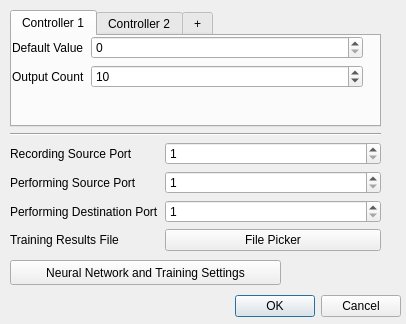
<?xml version="1.0" encoding="UTF-8"?>
<ui version="4.0">
 <class>Dialog</class>
 <widget class="QDialog" name="Dialog">
  <property name="geometry">
   <rect>
    <x>0</x>
    <y>0</y>
    <width>406</width>
    <height>324</height>
   </rect>
  </property>
  <property name="windowTitle">
   <string>Dialog</string>
  </property>
  <widget class="QDialogButtonBox" name="buttonBox">
   <property name="geometry">
    <rect>
     <x>60</x>
     <y>290</y>
     <width>341</width>
     <height>32</height>
    </rect>
   </property>
   <property name="orientation">
    <enum>Qt::Horizontal</enum>
   </property>
   <property name="standardButtons">
    <set>QDialogButtonBox::Cancel|QDialogButtonBox::Ok</set>
   </property>
  </widget>
  <widget class="QWidget" name="verticalLayoutWidget">
   <property name="geometry">
    <rect>
     <x>10</x>
     <y>10</y>
     <width>371</width>
     <height>241</height>
    </rect>
   </property>
   <layout class="QVBoxLayout" name="verticalLayout">
    <item>
     <layout class="QVBoxLayout" name="verticalLayout_5">
      <item>
       <widget class="QTabWidget" name="tabWidget">
        <property name="currentIndex">
         <number>0</number>
        </property>
        <widget class="QWidget" name="tab_5">
         <attribute name="title">
          <string>Controller 1</string>
         </attribute>
         <widget class="QWidget" name="formLayoutWidget_2">
          <property name="geometry">
           <rect>
            <x>0</x>
            <y>0</y>
            <width>351</width>
            <height>61</height>
           </rect>
          </property>
          <layout class="QFormLayout" name="formLayout_2">
           <item row="1" column="0">
            <widget class="QLabel" name="label_4">
             <property name="text">
              <string>Output Count</string>
             </property>
            </widget>
           </item>
           <item row="1" column="1">
            <widget class="QSpinBox" name="spinBox_2">
             <property name="value">
              <number>10</number>
             </property>
            </widget>
           </item>
           <item row="0" column="0">
            <widget class="QLabel" name="label_5">
             <property name="text">
              <string>Default Value</string>
             </property>
            </widget>
           </item>
           <item row="0" column="1">
            <widget class="QSpinBox" name="spinBox_5">
             <property name="maximum">
              <number>127</number>
             </property>
            </widget>
           </item>
          </layout>
         </widget>
        </widget>
        <widget class="QWidget" name="tab_6">
         <attribute name="title">
          <string>Controller 2</string>
         </attribute>
        </widget>
        <widget class="QWidget" name="tab_7">
         <attribute name="title">
          <string>+</string>
         </attribute>
        </widget>
       </widget>
      </item>
      <item>
       <widget class="Line" name="line">
        <property name="orientation">
         <enum>Qt::Horizontal</enum>
        </property>
       </widget>
      </item>
     </layout>
    </item>
    <item>
     <layout class="QFormLayout" name="formLayout">
      <item row="0" column="0">
       <widget class="QLabel" name="label">
        <property name="text">
         <string>Recording Source Port</string>
        </property>
       </widget>
      </item>
      <item row="0" column="1">
       <widget class="QSpinBox" name="spinBox">
        <property name="minimum">
         <number>1</number>
        </property>
        <property name="value">
         <number>1</number>
        </property>
       </widget>
      </item>
      <item row="1" column="0">
       <widget class="QLabel" name="label_2">
        <property name="text">
         <string>Performing Source Port</string>
        </property>
       </widget>
      </item>
      <item row="1" column="1">
       <widget class="QSpinBox" name="spinBox_3">
        <property name="minimum">
         <number>1</number>
        </property>
        <property name="value">
         <number>1</number>
        </property>
       </widget>
      </item>
      <item row="2" column="0">
       <widget class="QLabel" name="label_3">
        <property name="text">
         <string>Performing Destination Port</string>
        </property>
       </widget>
      </item>
      <item row="2" column="1">
       <widget class="QSpinBox" name="spinBox_4">
        <property name="minimum">
         <number>1</number>
        </property>
        <property name="maximum">
         <number>127</number>
        </property>
        <property name="singleStep">
         <number>1</number>
        </property>
        <property name="value">
         <number>1</number>
        </property>
       </widget>
      </item>
      <item row="3" column="0">
       <widget class="QLabel" name="label_6">
        <property name="text">
         <string>Training Results File</string>
        </property>
       </widget>
      </item>
      <item row="3" column="1">
       <widget class="QPushButton" name="pushButton_2">
        <property name="text">
         <string>File Picker</string>
        </property>
       </widget>
      </item>
     </layout>
    </item>
   </layout>
  </widget>
  <widget class="QPushButton" name="pushButton">
   <property name="geometry">
    <rect>
     <x>10</x>
     <y>260</y>
     <width>271</width>
     <height>25</height>
    </rect>
   </property>
   <property name="text">
    <string>Neural Network and Training Settings</string>
   </property>
  </widget>
 </widget>
 <resources/>
 <connections>
  <connection>
   <sender>buttonBox</sender>
   <signal>accepted()</signal>
   <receiver>Dialog</receiver>
   <slot>accept()</slot>
   <hints>
    <hint type="sourcelabel">
     <x>248</x>
     <y>254</y>
    </hint>
    <hint type="destinationlabel">
     <x>157</x>
     <y>274</y>
    </hint>
   </hints>
  </connection>
  <connection>
   <sender>buttonBox</sender>
   <signal>rejected()</signal>
   <receiver>Dialog</receiver>
   <slot>reject()</slot>
   <hints>
    <hint type="sourcelabel">
     <x>316</x>
     <y>260</y>
    </hint>
    <hint type="destinationlabel">
     <x>286</x>
     <y>274</y>
    </hint>
   </hints>
  </connection>
 </connections>
</ui>
